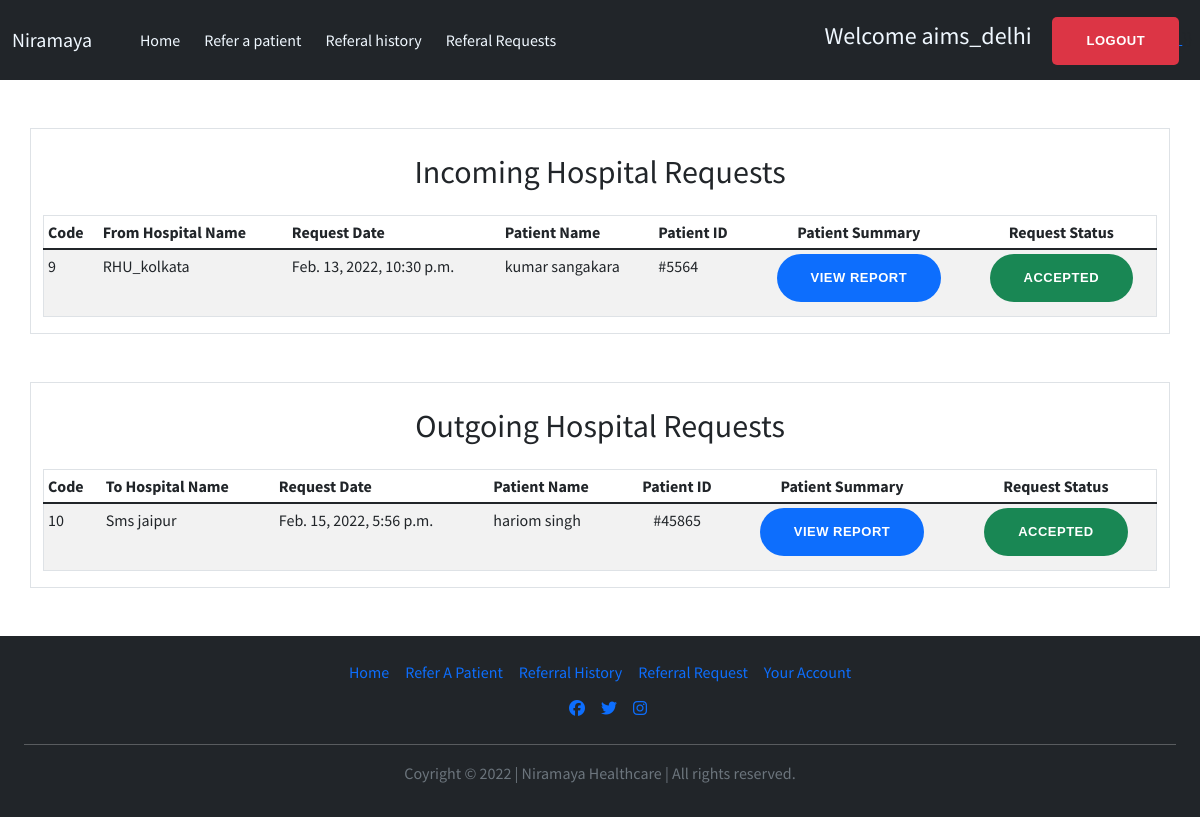
Page /niramaya/refer_history (signed in) on the committed database.
### niramaya/models.py (models this page shows, shortened)
class refernce(models.Model):
    refernce_sno = models.AutoField(primary_key=True)
    refernce_date = models.DateTimeField(default=datetime.now,blank=True)
    refernce_hospital = models.ForeignKey(hospital,on_delete=models.CASCADE)
    user = models.ForeignKey(User,on_delete=models.CASCADE)
    patientName = models.CharField(max_length=50,default='default')
    patientID = models.CharField(max_length=20)
    patientInfo = models.FileField(upload_to="info/pdfs/",null=True, blank=True)
    message = models.CharField(max_length=500)
    acceptance_choices =[
    ("1", "Waiting"),
    ("2", "Accepted"),
    ("3", "Rejected"),
]
    acceptance = models.CharField(choices=acceptance_choices ,default=1, max_length=2)

class hospital(models.Model):
    user = models.ForeignKey(User,on_delete=models.CASCADE)
    sno = models.AutoField(primary_key=True)
    hospital_name = models.CharField(max_length=100)
    serial = models.CharField(max_length=10,unique=True)
    Level = models.IntegerField(default=0)
    address = models.CharField(max_length=100)
    State = models.CharField(max_length=50)
    district = models.CharField(max_length=10)
    phone = models.CharField(max_length=15)
    head = models.CharField(max_length=50)
    doctor_nos = models.IntegerField(default=0)
    skilled_nos = models.IntegerField(default=0)
    non_skilled_nos = models.IntegerField(default=0)
    gen_bed = models.IntegerField(default=0)
    spec_bed = models.IntegerField(default=0)
    surg_bed = models.IntegerField(default=0)
    av_gen_bed = models.BooleanField(default=False,null=True)
    av_spec_bed = models.BooleanField(default=False,null=True)
    av_surg_bed = models.BooleanField(default=False,null=True)
    ICU_units = models.BooleanField(default=False,null=True)
    CIC_units = models.BooleanField(default=False,null=True)
    BIC_units = models.BooleanField(default=False,null=True)
    SIC_units = models.BooleanField(default=False,null=True)
    PsIC_units = models.BooleanField(default=False,null=True)
    PeIC_units = models.BooleanField(default=False,null=True)
    NIC_units = models.BooleanField(default=False,null=True)
    TIC_units = models.BooleanField(default=False,null=True)
    DIC_units = models.BooleanField(default=False,null=True)
    PrIC_units = models.BooleanField(default=False,null=True)
    Nursery_units = models.BooleanField(default=False,null=True)
    Lab_chem = models.BooleanField(default=False,null=True)
    Lab_hemo = models.BooleanField(default=False,null=True)
    Lab_microB = models.BooleanField(default=False,null=True)
    Lab_trans = models.BooleanField(default=False,null=True)
    Lab_immuno = models.BooleanField(default=False,null=True)
    Lab_surg_path = models.BooleanField(default=False,null=True)
    Lab_cyto = models.BooleanField(default=False,null=True)
    C_cath = models.BooleanField(default=False,null=True)
    C_rehab = models.BooleanField(default=False,null=True)
    C_surgery = models.BooleanField(default=False,null=True)
    C_stenting = models.BooleanField(default=False,null=True)
    C_intervene = models.BooleanField(default=False,null=True)
    C_electro = models.BooleanField(default=False,null=True)
    C_vas_interv = models.BooleanField(default=False,null=True)
    C_vas_surg  = models.BooleanField(default=False,null=True)
    R_com_T  = models.BooleanField(default=False,null=True)
    R_com_TA  = models.BooleanField(default=False,null=True)
    R_dig_mamo  = models.BooleanField(default=False,null=True)
    R_dig_IMRT  = models.BooleanField(default=False,null=True)
    R_dig_MRA  = models.BooleanField(default=False,null=True)
    R_dig_MRI  = models.BooleanField(default=False,null=True)
    R_dig_PET  = models.BooleanField(default=False,null=True)
    R_dig_SPECT  = models.BooleanField(default=False,null=True)
    Re_phy  = models.BooleanField(default=False,null=True)
    Re_sp  = models.BooleanField(default=False,null=True)
    EME_dept  = models.BooleanField(default=False,null=True)
    EME_ped_TC  = models.BooleanField(default=False,null=True)
    EME_TC  = models.BooleanField(default=False,null=True)
    N_EEG  = models.BooleanField(default=False,null=True)
    N_sleep  = models.BooleanField(default=False,null=True)
    Sp_BICU  = models.BooleanField(default=False,null=True)
    Sp_CCU  = models.BooleanField(default=False,null=True)
    Sp_det  = models.BooleanField(default=False,null=True)
    Sp_ICU  = models.BooleanField(default=False,null=True)
    Sp_NIC  = models.BooleanField(default=False,null=True)
    Sp_PeIC  = models.BooleanField(default=False,null=True)
    Sp_PrIC  = models.BooleanField(default=False,null=True)
    Sp_PsIC  = models.BooleanField(default=False,null=True)
    Sp_SICU  = models.BooleanField(default=False,null=True)
    Sp_TCU  = models.BooleanField(default=False,null=True)
    On_chemo  = models.BooleanField(default=False,null=True)
    On_rad  = models.BooleanField(default=False,null=True)
    Or_heart  = models.BooleanField(default=False,null=True)
    Or_intestinal  = models.BooleanField(default=False,null=True)
    Or_kidney  = models.BooleanField(default=False,null=True)
    Or_liver  = models.BooleanField(default=False,null=True)
    Or_lung  = models.BooleanField(default=False,null=True)
    Or_pancreas  = models.BooleanField(default=False,null=True)
    ortho_Arth  = models.BooleanField(default=False,null=True)
    ortho_JR  = models.BooleanField(default=False,null=True)
    ortho_spine  = models.BooleanField(default=False,null=True)

### niramaya/views.py (the view)
# urls.py: path('refer_history',views.history,name='refer_history'),
def history(request):
    if request.user.is_anonymous:
        return HttpResponse('404 unauthorised, Login to access')
    user_hospital = hospital.objects.filter(user = request.user).first()
    incoming_hospital_referal_requests = refernce.objects.exclude(acceptance = '1',user = request.user).filter(refernce_hospital = user_hospital)
    outgoing_hospital_referal_requests = refernce.objects.filter(user = request.user)
    context = {
        'incoming_hospital_referal_requests' : incoming_hospital_referal_requests,
        'outgoing_hospital_referal_requests' : outgoing_hospital_referal_requests
    }
    return render(request,'niramaya/history.html',context)

### niramaya/templates/niramaya/history.html (shortened to what this page needs)
{% extends 'niramaya/basic.html' %}
{% block body %}
<div class="container border my-5">
    <h2 class="text-center my-4">Incoming Hospital Requests</h2>
    <div class="table-responsive">
        <table class="table table-striped table-sm border">
            <thead>
                <tr>
                    <th scope="col">Code</th>
          <th scope="col">From Hospital Name</th>
          <th scope="col">Request Date</th>
          <th scope="col">Patient Name</th>
          <th scope="col">Patient ID</th>
          <th scope="col" class="text-center">Patient Summary</th>
          <th scope="col" class="text-center">Request Status</th>
                </tr>
            </thead>
            <tbody>
                {% for request in incoming_hospital_referal_requests  %}
                <tr>
                    <td>{{request.refernce_sno}}</td>
                    <td>{{request.user.username}}</td>
                    <td>{{request.refernce_date}}</td>
                    <td>{{request.patientName}}</td>
                    <td >{{request.patientID}}</td>
                    <td class="text-center">
                        <a href="./media/{{request.patientInfo}}"><button class="btn btn-primary btn-round-full">
                                View Report
                            </button></a>
                    </td>
                    {% if request.acceptance == '2' %}
                    <td class="text-center">
                        <a href="#"><button class="btn btn-success btn-round-full {{request.acceptance}}" style="width: fit-content">
                                Accepted
                            </button></a>
                    </td>
                    {% elif request.acceptance == '3' %}
                    <td class="text-center">
                        <a href="#"><button class="btn btn-danger btn-round-full {{request.acceptance}}" style="width: fit-content">
                                Rejected
                            </button></a>
                    </td>
                    {% else  %}
                    <td class="text-center">
                        <a href="#"><button class="btn btn-secondary btn-round-full {{request.acceptance}}" style="width: fit-content">
                                Pending
                            </button></a>
                    </td>
                    {% endif %}
                </tr>
                {% endfor %}
            </tbody>
        </table>
    </div>
</div>
<div class="container border my-5">
    <h2 class="text-center my-4">Outgoing Hospital Requests</h2>
    <div class="table-responsive">
        <table class="table table-striped table-sm border">
            <thead>
                <tr>
                    <th scope="col">Code</th>
                    <th scope="col">To Hospital Name</th>
                    <th scope="col">Request Date</th>
                    <th scope="col">Patient Name</th>
                    <th scope="col" class="text-center">Patient ID</th>
                    <th scope="col" class="text-center">Patient Summary</th>
                    <th scope="col" class="text-center">Request Status</th>
                </tr>
            </thead>
            <tbody>
                {% for request in outgoing_hospital_referal_requests  %}
                <tr>
                    <td>{{request.refernce_sno}}</td>
                    <td>{{request.refernce_hospital.hospital_name}}</td>
                    <td>{{request.refernce_date}}</td>
                    <td>{{request.patientName}}</td>
                    <td class="text-center">{{request.patientID}}</td>
                    <td class="text-center">
                        <a href="./media/{{request.patientInfo}}"><button class="btn btn-primary btn-round-full {{request.acceptance}}">
                                View Report
                            </button></a>
                    </td>
                    {% if request.acceptance == '2' %}
                    <td class="text-center">
                        <a href="#"><button class="btn btn-success btn-round-full {{request.acceptance}}" style="width: fit-content">
                                Accepted
                            </button></a>
                    </td>
                    {% elif request.acceptance == '3' %}
                    <td class="text-center">
                        <a href="#"><button class="btn btn-danger btn-round-full {{request.acceptance}}" style="width: fit-content">
                                Rejected
                            </button></a>
                    </td>
                    {% else  %}
                    <td class="text-center">
                        <a href="#"><button class="btn btn-secondary btn-round-full {{request.acceptance}}" style="width: fit-content">
                                Pending
                            </button></a>
                    </td>
                    {% endif %}
                </tr>
                {% endfor %}
            </tbody>
        </table>
    </div>
</div>
{%endblock%}
{% load static %}

### niramaya/templates/niramaya/basic.html (shortened to what this page needs)
<!DOCTYPE html>
<html lang="en">
  <head>
    {%load static%}
    <link
      href="https://cdn.jsdelivr.net/npm/bootstrap@5.1.3/dist/css/bootstrap.min.css"
      rel="stylesheet"
    />
    {%load static%}
    <link rel="stylesheet" href="{% static 'niramaya/css/style.css' %}" />
  </head>
<body>
    {%load static%}
    <nav class="navbar navbar-expand-lg navbar-light bg-dark " style='height: 80px;'>
        <div class="container-fluid">
            <a class="navbar-brand" style="color: aliceblue" href="/niramaya">Niramaya</a>
            <div class="collapse navbar-collapse justify-content-md-center " id="navbarSupportedContent">
                <ul class="navbar-nav gap-2 mb-2 mb-lg-0">
                    <li class="nav-item">
                        <a class="nav-link active" aria-current="page" style="color: aliceblue" href="/niramaya">Home</a>
                    </li>
                    <li class="nav-item">
                        <a class="nav-link active" style="color: aliceblue" href="search"> Refer a patient</a>
                    </li>
                    <li class="nav-item">
                        <a class="nav-link active" style="color: aliceblue" href="refer_history">Referal history</a>
                    </li>
                    <li class="nav-item">
                        <a class="nav-link active" style="color: aliceblue" href="refer_request">Referal Requests</a>
                    </li>
                </ul>
            </div>
        </div>
      <div
        class="col-lg-8 d-grid gap-2 d-md-flex justify-content-md-end"
        style="width: 50%"
      >
        <div class="mx-2">
          {% if user.is_authenticated %}
          <h4 class="nav-link active" style="color: aliceblue; display: inline">
            Welcome {{request.user}}
          </h4>
          <a href="logout">
            <button
              class="btn btn-danger"
              data-toggle="modal"
              data-target="#modalSignin"
            >
              logout
            </button>
          </a>
          {% else %}
          <a href="login">
            <button type="button" class="btn btn-primary">Login</button>
          </a>
          {% endif %}}}
        </div>
      </div>
    </nav>
    {%block body%} {%endblock%} {% comment %} footer {% endcomment %}
    <footer class="py-3 my-4 bg-dark mb-0">
      <ul class="nav justify-content-center pb-1 mb-0">
        <li class="nav-item">
          <a href="/niramaya" class="nav-link px-2">Home</a>
        </li>
        <li class="nav-item">
          <a href="refer_to" class="nav-link px-2">Refer A Patient</a>
        </li>
        <li class="nav-item">
          <a href="your_account" class="nav-link px-2">Referral History</a>
        </li>
        <li class="nav-item">
          <a href="refer_request" class="nav-link px-2">Referral Request</a>
        </li>
        <li class="nav-item">
          <a href="your_account" class="nav-link px-2">Your Account</a>
        </li>
      </ul>
      <ul class="nav justify-content-center pb-2 list-unstyled">
        <li class="ms-3">
          <a href="#"><i class="fab fa-facebook"></i></a>
        </li>
        <li class="ms-3">
          <a href="#"><i class="fab fa-twitter"></i></a>
        </li>
        <li class="ms-3">
          <a href="#"><i class="fab fa-instagram"></i></a>
        </li>
      </ul>
      <hr class="mx-4 px-4" style="color: white" />
      <p class="text-center text-muted">
        Coyright © 2022 | Niramaya Healthcare | All rights reserved.
      </p>
    </footer>
  </body>
  {% load static %} {%block js%} {%endblock%}
</html>

### niramaya/static/niramaya/css/style.css (style rules this page uses)
* { margin: 0; padding: 0; font-family: "Poppins", sans-serif; font-family: "Source Sans Pro", sans-serif; }
.btn { display: inline-block; font-size: 14px; font-size: 0.8125rem; font-weight: 600; letter-spacing: 0.5px; padding: 0.75rem 2rem; font-family: "Exo", sans-serif; text-transform: uppercase; border-radius: 5px; border: 2px solid transparent; transition: all 0.35s ease; }
.btn-round-full { border-radius: 50px; }
button { border-radius: 10px; padding: 5px; margin-bottom: 10px; }
.btn-danger { margin-top: 12px; }

### rows in the picture
refernce: refernce_sno "9", user.username "RHU_kolkata", refernce_date "Feb. 13, 2022, 10:30 p.m.", patientName "kumar sangakara", patientID "#5564"
refernce: refernce_sno "10", refernce_hospital.hospital_name "Sms jaipur", refernce_date "Feb. 15, 2022, 5:56 p.m.", patientName "hariom singh", patientID "#45865"

### other values in the picture
{{ request.user }} "aims_delhi"
